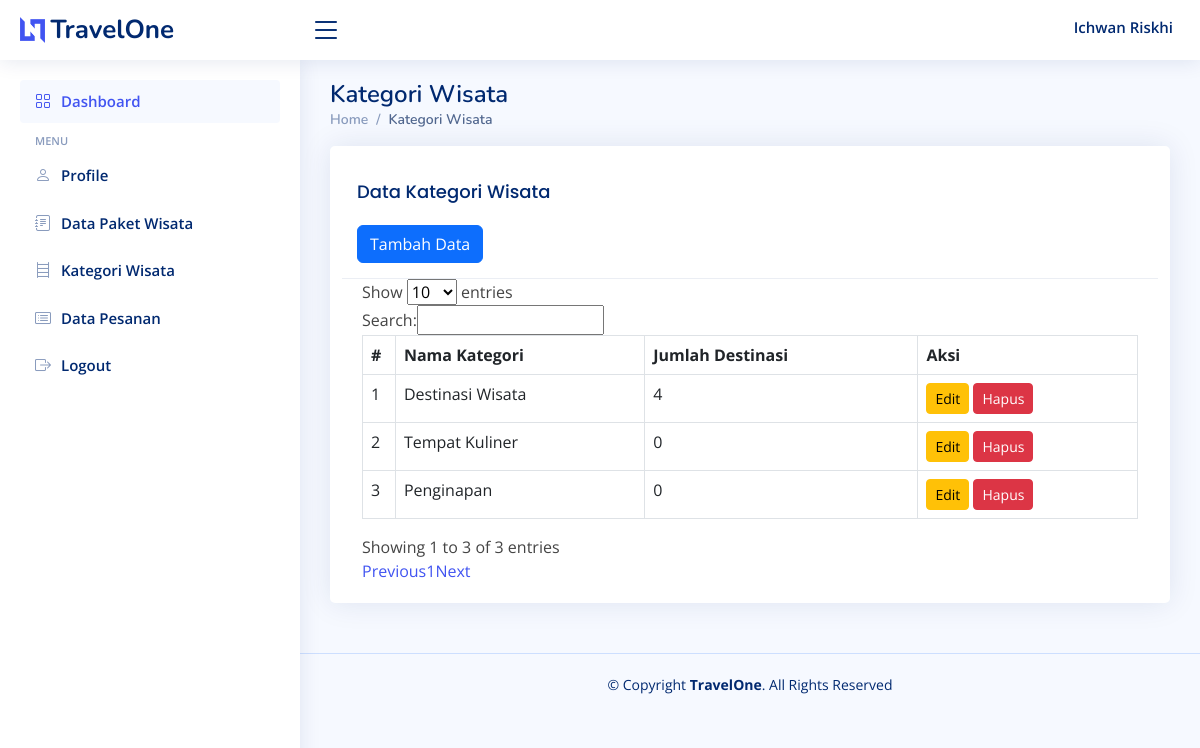
Page /admin/kategori.php (signed in) on the committed database.
### tables this page shows
CREATE TABLE `users` (
  `user_id` int(5) NOT NULL,
  `nama_lengkap` varchar(30) NOT NULL,
  `email` varchar(30) NOT NULL,
  `password` varchar(15) NOT NULL,
  `telephone` varchar(13) DEFAULT NULL,
  `gender` enum('pria','wanita') DEFAULT NULL,
  `profile_picture` varchar(255) NOT NULL,
  `role` enum('user','admin') NOT NULL
);

CREATE TABLE `categories` (
  `category_id` int(11) NOT NULL,
  `category` varchar(30) NOT NULL
);

### admin/kategori.php (the view, shortened to what this page needs)
<?php
include '../layout/header.php';
include '../layout/sidebar_admin.php';
?>
<!DOCTYPE html>
<html lang="en">
<head>
  <link href="../assets1/vendor/bootstrap/css/bootstrap.min.css" rel="stylesheet">
  <link href="../assets1/vendor/bootstrap-icons/bootstrap-icons.css" rel="stylesheet">
  <link href="../assets1/vendor/boxicons/css/boxicons.min.css" rel="stylesheet">
  <link href="../assets1/vendor/quill/quill.snow.css" rel="stylesheet">
  <link href="../assets1/vendor/quill/quill.bubble.css" rel="stylesheet">
  <link href="../assets1/vendor/remixicon/remixicon.css" rel="stylesheet">
  <link href="../assets1/vendor/simple-datatables/style.css" rel="stylesheet">
  <link href="../assets1/css/style.css" rel="stylesheet">
  <link rel="stylesheet" type="text/css" href="https://cdn.datatables.net/v/bs5/dt-1.11.3/datatables.min.css"/>
</head>
<body>
<main id="main" class="main">
    <div class="pagetitle">
      <h1>Kategori Wisata</h1>
      <nav>
        <ol class="breadcrumb">
          <li class="breadcrumb-item"><a href="index.php">Home</a></li>
          <li class="breadcrumb-item active">Kategori Wisata</li>
        </ol>
      </nav>
    </div>
    <div class="content">
    <div class="container">
    <div class="row">
        <div class="card">
        <div class="card-header">
            <h3 class="card-title">Data Kategori Wisata</h3>
            <button type="button" class="btn btn-primary" data-bs-toggle="modal" data-bs-target="#modal-tambah">
                Tambah Data
            </button>
        </div>
        <div class="card-body">
            <table class="table table-bordered" id="myTable">
              <thead>
                <tr>
                  <th>#</th>
                  <th>Nama Kategori</th>
                  <th>Jumlah Destinasi</th>
                  <th>Aksi</th>
                </tr>
              </thead>
              <tbody>
              <?php
              $no = 1;
              include "../connection.php";
              $categories = mysqli_query($koneksi, "
                    SELECT c.category_id, c.category, COUNT(tp.package_id) AS jumlah_destinasi
                    FROM categories c
                    LEFT JOIN tour_packages tp ON c.category_id = tp.category_id
                    GROUP BY c.category_id, c.category
                ");
                while($d_categories = mysqli_fetch_array($categories)) {
                    ?>
                  <tr>
                    <td><?php echo $no++; ?></td>
                    <td><?=$d_categories['category']?></td>
                    <td><?=$d_categories['jumlah_destinasi']?></td>
                    <td>
                      <button type="submit" class="btn btn-warning btn-sm" data-bs-toggle="modal" data-bs-target="#modal-ubah<?php echo $d_categories['category_id']; ?>">
                        <i class="fas fa-edit"></i> Edit
                      </button>
                      <button type="submit" class="btn btn-danger btn-sm" data-bs-toggle="modal" data-bs-target="#modal-hapus<?php echo $d_categories['category_id']; ?>">
                        <i class="fas fa-trash"></i> Hapus
                      </button>
                    </td>
                  </tr>
                <?php
              } ?>
              </tbody>
            </table>
          </div>
        </div>
</div>
</div>
</main>
    <?php
include '../layout/footer.php';
?>
</body>
</html>

### layout/header.php (shortened to what this page needs)
<?php
include '../connection.php';
$email = $_SESSION['email'];
$query = $koneksi->prepare("SELECT * FROM users WHERE email = ? LIMIT 1");
$query->bind_param("s", $email);
$query->execute();
$result = $query->get_result();
if ($result->num_rows > 0) {
    $user = $result->fetch_assoc();
} else {
    die("User tidak ditemukan.");
}
$nama_kolom = "nama_lengkap";
?>
<header id="header" class="header fixed-top d-flex align-items-center">
    <div class="d-flex align-items-center justify-content-between">
        <a href="index.php" class="logo d-flex align-items-center">
            <img src="../assets/img/logo.png" alt="">
            <span class="d-none d-lg-block">TravelOne</span>
        </a>
        <i class="bi bi-list toggle-sidebar-btn"></i>
    </div>
    <div class="container d-flex align-items-center justify-content-end">
        <ul class="sidebar-nav">
            <li class="nav-item">
                <a class="nav-link collapsed">
                    <span><?php echo htmlspecialchars($user[$nama_kolom]); ?></span>
                </a>
            </li>
        </ul>
    </div>
</header>

### assets1/css/style.css (style rules this page uses)
:root { scroll-behavior: smooth; }
body { font-family: "Open Sans", sans-serif; background: #f6f9ff; color: #444444; }
a { color: #4154f1; text-decoration: none; }
h1, h2, h3, h4, h5, h6 { font-family: "Nunito", sans-serif; }
#main { margin-top: 60px; padding: 20px 30px; transition: all 0.3s; }
.pagetitle { margin-bottom: 10px; }
.pagetitle h1 { font-size: 24px; margin-bottom: 0; font-weight: 600; color: #012970; }
.card { margin-bottom: 30px; border: none; border-radius: 5px; box-shadow: 0px 0 30px rgba(1, 41, 112, 0.1); }
.card-header, .card-footer { border-color: #ebeef4; background-color: #fff; color: #798eb3; padding: 15px; }
.card-title { padding: 20px 0 15px 0; font-size: 18px; font-weight: 500; color: #012970; font-family: "Poppins", sans-serif; }
.card-body { padding: 0 20px 20px 20px; }
.breadcrumb { font-size: 14px; font-family: "Nunito", sans-serif; color: #899bbd; font-weight: 600; }
.breadcrumb a { color: #899bbd; transition: 0.3s; }
.breadcrumb .breadcrumb-item::before { color: #899bbd; }
.breadcrumb .active { color: #51678f; font-weight: 600; }
.logo { line-height: 1; }
@media (min-width: 1200px) { .logo { width: 280px; } }
.logo img { max-height: 26px; margin-right: 6px; }
.logo span { font-size: 26px; font-weight: 700; color: #012970; font-family: "Nunito", sans-serif; }
.header { transition: all 0.5s; z-index: 997; height: 60px; box-shadow: 0px 2px 20px rgba(1, 41, 112, 0.1); background-color: #fff; padding-left: 20px; }
.header .toggle-sidebar-btn { font-size: 32px; padding-left: 10px; cursor: pointer; color: #012970; }
@media (min-width: 1200px) { #main, #footer { margin-left: 300px; } }
.sidebar-nav { padding: 0; margin: 0; list-style: none; }
.sidebar-nav li { padding: 0; margin: 0; list-style: none; }
.sidebar-nav .nav-item { margin-bottom: 5px; }
.sidebar-nav .nav-link { display: flex; align-items: center; font-size: 15px; font-weight: 600; color: #4154f1; transition: 0.3; background: #f6f9ff; padding: 10px 15px; border-radius: 4px; }
.sidebar-nav .nav-link.collapsed { color: #012970; background: #fff; }

### rows in the picture
users: nama_lengkap "Ichwan Riskhi"
categories: category "Destinasi Wisata", jumlah_destinasi "4"
categories: category "Tempat Kuliner", jumlah_destinasi "0"
categories: category "Penginapan", jumlah_destinasi "0"
